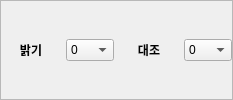
                           <widget class="QFrame" name="frame">
                            <property name="frameShape">
                             <enum>QFrame::StyledPanel</enum>
                            </property>
                            <property name="frameShadow">
                             <enum>QFrame::Raised</enum>
                            </property>
                            <layout class="QHBoxLayout" name="horizontalLayout_5">
                             <property name="spacing">
                              <number>5</number>
                             </property>
                             <property name="leftMargin">
                              <number>0</number>
                             </property>
                             <property name="topMargin">
                              <number>0</number>
                             </property>
                             <property name="rightMargin">
                              <number>0</number>
                             </property>
                             <property name="bottomMargin">
                              <number>0</number>
                             </property>
                             <item>
                              <widget class="QLabel" name="label_30">
                               <property name="minimumSize">
                                <size>
                                 <width>60</width>
                                 <height>0</height>
                                </size>
                               </property>
                               <property name="maximumSize">
                                <size>
                                 <width>60</width>
                                 <height>16777215</height>
                                </size>
                               </property>
                               <property name="font">
                                <font>
                                 <family>Segoe UI</family>
                                 <bold>true</bold>
                                </font>
                               </property>
                               <property name="text">
                                <string>밝기</string>
                               </property>
                               <property name="alignment">
                                <set>Qt::AlignCenter</set>
                               </property>
                              </widget>
                             </item>
                             <item>
                              <widget class="QComboBox" name="bright_combo">
                               <property name="font">
                                <font>
                                 <family>Segoe UI</family>
                                </font>
                               </property>
                               <property name="styleSheet">
                                <string notr="true"/>
                               </property>
                               <property name="currentIndex">
                                <number>3</number>
                               </property>
                               <item>
                                <property name="text">
                                 <string>-36</string>
                                </property>
                               </item>
                               <item>
                                <property name="text">
                                 <string>-18</string>
                                </property>
                               </item>
                               <item>
                                <property name="text">
                                 <string>-9</string>
                                </property>
                               </item>
                               <item>
                                <property name="text">
                                 <string>0</string>
                                </property>
                               </item>
                               <item>
                                <property name="text">
                                 <string>9</string>
                                </property>
                               </item>
                               <item>
                                <property name="text">
                                 <string>18</string>
                                </property>
                               </item>
                               <item>
                                <property name="text">
                                 <string>36</string>
                                </property>
                               </item>
                              </widget>
                             </item>
                             <item>
                              <widget class="QLabel" name="label_31">
                               <property name="minimumSize">
                                <size>
                                 <width>60</width>
                                 <height>0</height>
                                </size>
                               </property>
                               <property name="maximumSize">
                                <size>
                                 <width>60</width>
                                 <height>16777215</height>
                                </size>
                               </property>
                               <property name="font">
                                <font>
                                 <family>Segoe UI</family>
                                 <bold>true</bold>
                                </font>
                               </property>
                               <property name="text">
                                <string>대조</string>
                               </property>
                               <property name="alignment">
                                <set>Qt::AlignCenter</set>
                               </property>
                              </widget>
                             </item>
                             <item>
                              <widget class="QComboBox" name="contrast_combo">
                               <property name="font">
                                <font>
                                 <family>Segoe UI</family>
                                </font>
                               </property>
                               <property name="currentIndex">
                                <number>1</number>
                               </property>
                               <item>
                                <property name="text">
                                 <string>-20</string>
                                </property>
                               </item>
                               <item>
                                <property name="text">
                                 <string>0</string>
                                </property>
                               </item>
                               <item>
                                <property name="text">
                                 <string>20</string>
                                </property>
                               </item>
                              </widget>
                             </item>
                            </layout>
                           </widget>
